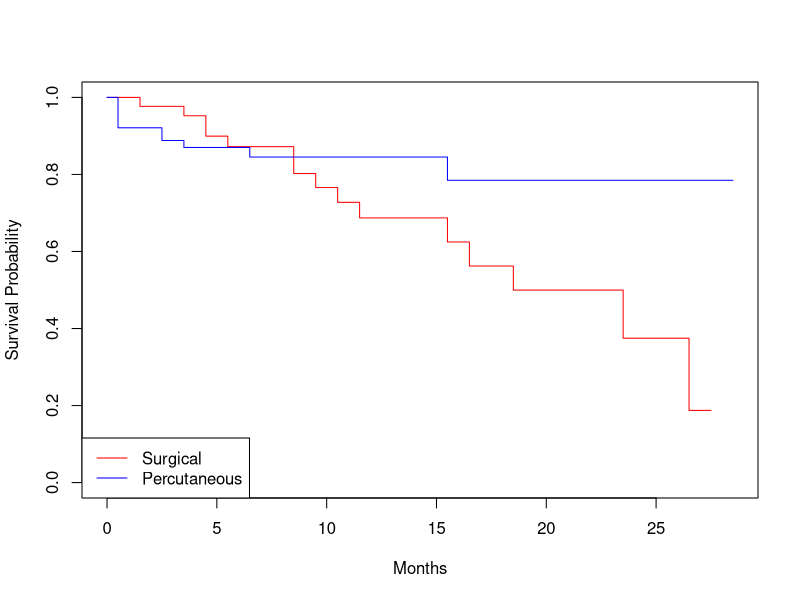
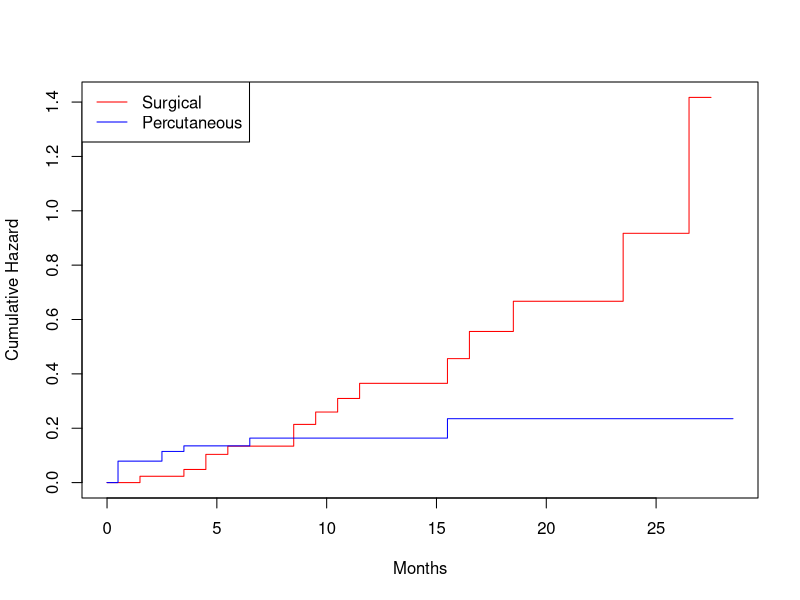

Generate these figures, in order, with R:
## ---- chunk 1
library(KMsurv)
library(tidyverse)
library(survival)
## ---- chunk 2
data(tongue)

aneuploid <- subset(tongue, type == 1)

#number of people at risk at beginning of study = number of patients we have data for
N <- nrow(aneuploid)
## ---- chunk 3
#order event times, where delta = 1
event_times <- sort(unique(aneuploid$time[aneuploid$delta == 1]))

#start constructing table
km_table <- data.frame(
  time = event_times
)

#compute di, number of deaths at time ti
km_table$d_i <- sapply(
  km_table$time,
  function(t) sum(aneuploid$time == t & aneuploid$delta == 1) #obs with event (delta = 1) at time t
)

#compute ni, number at risk at time ti
km_table$n_i <- sapply(
  km_table$time,
  function(t) sum(aneuploid$time >= t) #obs before time t
) 
## ---- chunk 4
#survival step terms
km_table$surv_step <- 1 - km_table$d_i / km_table$n_i

#multiply to get estimator for S(t) at each t
km_table$S_t <- cumprod(km_table$surv_step)
## ---- chunk 5
#compute sum term 
km_table$greenwood_term <-
  km_table$d_i / (km_table$n_i * (km_table$n_i - km_table$d_i))

#compute cumulative sum
km_table$cum_greenwood <-
  cumsum(km_table$greenwood_term)

#compute greenwood variance by mult cumsum with S(t) estimate for each t
km_table$var_S_t <-
  (km_table$S_t^2) * km_table$cum_greenwood

#compute SE
km_table$SE_S_t <-
  sqrt(km_table$var_S_t)
## ---- chunk 6
get_survival <- function(target_time) {

  eligible <- which(km_table$time <= target_time)

  if (length(eligible) == 0) {

    return(data.frame(
      time = target_time,
      Survival = 1,
      SE = 0
    ))

  }

  idx <- max(eligible)

  data.frame(
    time = target_time,
    Survival = km_table$S_t[idx],
    SE = km_table$SE_S_t[idx]
  )
}
#conversion factor from months to weeks is 4.345
#input should be in weeks, 12 or 60 months in weeks
S_12 <- get_survival(12*4.345)
S_60 <- get_survival(60*4.345)

S_12
S_60
## ---- chunk 7
H_60 <- -log(S_60$Survival)
H_60
## ---- chunk 8
#add nelson-aalen increments
km_table$haz_increment <- km_table$d_i / km_table$n_i

#compute cumulative hazard
km_table$H_t <- cumsum(km_table$haz_increment)

#calculate variance and SE
km_table$var_increment <- km_table$d_i / (km_table$n_i^2)

km_table$var_H_t <- cumsum(km_table$var_increment)

km_table$SE_H_t <- sqrt(km_table$var_H_t)

#estimate at 60 months
idx60 <- max(which(km_table$time <= 60*4.345))
H60 <- km_table$H_t[idx60]
SE_H60 <- km_table$SE_H_t[idx60]
H60
SE_H60
## ---- chunk 9
S60_from_NA <- exp(-H60)

S_60$Survival #KM
S60_from_NA 
## ---- chunk 10
z <- 1.96

lower_linear <- S_60$Survival - z * S_60$SE
upper_linear <- S_60$Survival + z * S_60$SE

c(lower_linear, upper_linear)
## ---- chunk 11
theta <- exp(z * S_60$SE / log(S_60$Survival))
lower_log <- S_60$Survival^(1/theta)
upper_log <- S_60$Survival^theta
c(lower_log, upper_log)
## ---- chunk 12
fit <- survfit(Surv(time, delta) ~ 1, data = aneuploid, conf.type = "arcsin")
summary(fit, times = c(12*4.345, 60*4.345))
## ---- chunk 13
# bounds in weeks
lower_t <- 36 * 4.345
upper_t <- 72 * 4.345

lower_S <- get_survival(lower_t)
upper_S <- get_survival(upper_t)

# variance = SE^2
a_L <- N * (lower_S$SE)^2 / (1 + N * (lower_S$SE)^2) #0.234
a_U <- N * (upper_S$SE)^2 / (1 + N * (upper_S$SE)^2) #0.321

# from Table C.3 - between 3.06 and 3.02 
c_alpha <- 3.04

theta_lower <- exp(
  c_alpha * lower_S$SE / log(lower_S$Survival)
)

theta_upper <- exp(
  c_alpha * upper_S$SE / log(upper_S$Survival)
)

# correct ordering
lower_band_36 <- lower_S$Survival^(1/theta_lower)
upper_band_36 <- lower_S$Survival^(theta_lower)

lower_band_72 <- upper_S$Survival^(1/theta_upper)
upper_band_72 <- upper_S$Survival^(theta_upper)

print(c(lower_band_36, upper_band_36))

print(c(lower_band_72, upper_band_72))
## ---- chunk 14
# bounds in weeks
lower_t <- 36 * 4.345
upper_t <- 72 * 4.345

lower_S <- get_survival(lower_t)
upper_S <- get_survival(upper_t)

# variance = SE^2
a_L <- N * (lower_S$SE)^2 / (1 + N * (lower_S$SE)^2) #0.234
a_U <- N * (upper_S$SE)^2 / (1 + N * (upper_S$SE)^2) #0.321

# from Table C.3 - between 3.06 and 3.02 
c_alpha <- 3.04

times_weeks <- km_table$time[
  km_table$time >= lower_t &
  km_table$time <= upper_t
]

#compute EP band
EP_band <- lapply(times_weeks, function(t) {

  S <- get_survival(t)

  if (S$Survival == 0) {
    return(data.frame(
      time = t,
      Survival = 0,
      lower = 0,
      upper = 0
    ))
  }

  theta <- exp(
    c_alpha * S$SE / log(S$Survival)
  )

  lower <- S$Survival^(1/theta)
  upper <- S$Survival^(theta)

  data.frame(
    time = t,
    Survival = S$Survival,
    lower = lower,
    upper = upper
  )
})

EP_band <- do.call(rbind, EP_band)
EP_band
## ---- chunk 15
# bounds in weeks
lower_t <- 36 * 4.345
upper_t <- 72 * 4.345

lower_S <- get_survival(lower_t)
upper_S <- get_survival(upper_t)

# variance = SE^2
a_L <- N * (lower_S$SE)^2 / (1 + N * (lower_S$SE)^2) #0.234
a_U <- N * (upper_S$SE)^2 / (1 + N * (upper_S$SE)^2) #0.321

# from Table C.3 - between 3.06 and 3.02 
k_alpha <- 1 #doesn't seem to exist :c, put in 1 as a placeholder

times_weeks <- km_table$time[
  km_table$time >= lower_t &
  km_table$time <= upper_t
]

#compute EP band
EP_log_band <- lapply(times_weeks, function(t) {

  S <- get_survival(t)

  if (S$Survival == 0) {
    return(data.frame(
      time = t,
      Survival = 0,
      lower = 0,
      upper = 0
    ))
  }

  theta <- exp(
    k_alpha * (1+N*S$SE) / (N^(1/2)*log(S$Survival))
  )

  lower <- S$Survival^(1/theta)
  upper <- S$Survival^(theta)

  data.frame(
    time = t,
    Survival = S$Survival,
    lower = lower,
    upper = upper
  )
})

EP_log_band <- do.call(rbind, EP_log_band)
EP_log_band
## ---- chunk 16
#will use survival package
tau <- 400

fit <- survfit(
  Surv(time, delta) ~ 1,
  data = aneuploid
)

summary(fit, rmean = tau)$table

rmst <- 146.6
SE_rmst <- 27.7

CI_lower <- rmst - 1.96*SE_rmst
CI_upper <- rmst + 1.96*SE_rmst
c(CI_lower, CI_upper)
## ---- chunk 17
median_idx <- which(km_table$S_t <= 0.5)[1]

median_time <- km_table$time[median_idx]

median_time

z <- 1.96

lower_surv <- km_table$S_t - z * km_table$SE_S_t
upper_surv <- km_table$S_t + z * km_table$SE_S_t
lower_idx <- which(lower_surv <= 0.5)[1]
lower_median <- km_table$time[lower_idx]
upper_idx <- which(upper_surv <= 0.5)[1]
upper_median <- km_table$time[upper_idx]

c(
  Median = median_time,
  Lower95 = lower_median,
  Upper95 = upper_median
)
## ---- chunk 18
rm(list = ls())
data(lung)

N <- nrow(lung)

#order event times
event_times <- sort(unique(lung$time2[lung$death2 == 1])) #on 3/31/80

#start constructing table
km_table <- data.frame(
  time = event_times
)

#compute di, number of deaths at time ti
km_table$d_i <- sapply(
  km_table$time,
  function(t) sum(lung$time2 == t & lung$death2 == 1)
)

#compute ni, number at risk at time ti
km_table$n_i <- sapply(
  km_table$time,
  function(t) sum(lung$time2 >= t)) #observations before t

#survival step terms
km_table$surv_step <- 1 - km_table$d_i / km_table$n_i

#multiply to get estimator for S(t) at each t
km_table$S_t <- cumprod(km_table$surv_step)

#compute sum term 
km_table$greenwood_term <-
  km_table$d_i / (km_table$n_i * (km_table$n_i - km_table$d_i))

#compute cumulative sum
km_table$cum_greenwood <-
  cumsum(km_table$greenwood_term)

#compute greenwood variance by mult cumsum with S(t) estimate for each t
km_table$var_S_t <-
  (km_table$S_t^2) * km_table$cum_greenwood

#compute SE
km_table$SE_S_t <-
  sqrt(km_table$var_S_t)

get_survival <- function(target_time) {

  eligible <- which(km_table$time <= target_time)

  if (length(eligible) == 0) {

    return(data.frame(
      time = target_time,
      Survival = 1,
      SE = 0
    ))

  }

  idx <- max(eligible)

  data.frame(
    time = target_time,
    Survival = km_table$S_t[idx],
    SE = km_table$SE_S_t[idx]
  )
}
## ---- chunk 19
km_table %>% select(time, d_i, n_i, S_t, SE_S_t)
## ---- chunk 20
t_max <- 320 #max time for status check, not entire study

exp(363 * log(get_survival(t_max)$Survival)/t_max) 
log(get_survival(t_max)$Survival)/t_max #-0.004
## ---- chunk 21
rm(list = ls())
data(lung)

N <- nrow(lung)

#order event times
event_times <- sort(unique(lung$time[lung$death == 1])) #on 3/31/80

#start constructing table
km_table <- data.frame(
  time = event_times
)

#compute di, number of deaths at time ti
km_table$d_i <- sapply(
  km_table$time,
  function(t) sum(lung$time == t & lung$death == 1)
)

#compute ni, number at risk at time ti
km_table$n_i <- sapply(
  km_table$time,
  function(t) sum(lung$time >= t)) #observations before t

#survival step terms
km_table$surv_step <- 1 - km_table$d_i / km_table$n_i

#multiply to get estimator for S(t) at each t
km_table$S_t <- cumprod(km_table$surv_step)

#compute sum term 
km_table$greenwood_term <-
  km_table$d_i / (km_table$n_i * (km_table$n_i - km_table$d_i))

#compute cumulative sum
km_table$cum_greenwood <-
  cumsum(km_table$greenwood_term)

#compute greenwood variance by mult cumsum with S(t) estimate for each t
km_table$var_S_t <-
  (km_table$S_t^2) * km_table$cum_greenwood

#compute SE
km_table$SE_S_t <-
  sqrt(km_table$var_S_t)

get_survival <- function(target_time) {

  eligible <- which(km_table$time <= target_time)

  if (length(eligible) == 0) {

    return(data.frame(
      time = target_time,
      Survival = 1,
      SE = 0
    ))

  }

  idx <- max(eligible)

  data.frame(
    time = target_time,
    Survival = km_table$S_t[idx],
    SE = km_table$SE_S_t[idx]
  )
}
## ---- chunk 22
km_table %>% select(time, d_i, n_i, S_t, SE_S_t)
## ---- chunk 23
tau <- 683

#will use survival package
fit <- survfit(
  Surv(time, death) ~ 1,
  data = lung
)

summary(fit, rmean = tau)$table

rmst <- 275.96
SE_rmst <- 39.7343

CI_lower <- rmst - 1.96*SE_rmst
CI_upper <- rmst + 1.96*SE_rmst
c(CI_lower, CI_upper)
## ---- chunk 24
tab <- summary(fit)$table

# mean time to death (area under KM curve)
mean_surv <- tab["rmean"]

# standard error of mean survival
SE_mean_surv <- tab["se(rmean)"]

c(mean_survival = mean_surv,
  SE = SE_mean_surv)
## ---- chunk 25
#arithmetic mean time to death
mean_complete <- mean(lung$time)

#sample size
N <- nrow(lung)

#sample SD
sd_complete <- sd(lung$time)

#standard error
SE_complete <- sd_complete / sqrt(N)

c(mean_complete = mean_complete,
  SE = SE_complete)
## ---- chunk 26
rm(list = ls())
data(kidney)
## ---- chunk 27
#use survival package
surv_kidney <- Surv(time = kidney$time, event = kidney$delta)

fit_kidney <- survfit(surv_kidney ~ type, data=kidney)

plot(fit_kidney, ylab="Survival Probability", 
     xlab="Months", col = c("red", "blue"))
legend("bottomleft", 
       legend = c("Surgical", "Percutaneous"),
       col = c("red", "blue"),
       lty = 1)
## ---- chunk 28
#plot since already computed
plot(fit_kidney,
     fun = "cumhaz",
     xlab = "Months",
     ylab = "Cumulative Hazard",
     col = c("red", "blue"))
legend("topleft",
       legend = c("Surgical", "Percutaneous"),
       col = c("red", "blue"),
       lty = 1)
#this uses Nelson-Aalen estimate

#crude estimate from slope
summary_5 <- summary(fit_kidney, times = c(4.5, 5.5))

# crude hazard ≈ change in cumulative hazard / change in time
h_5_group1 <- diff(summary_5$cumhaz[summary_5$strata == "type=1"]) / 1
h_5_group0 <- diff(summary_5$cumhaz[summary_5$strata == "type=0"]) / 1
h_5_group1
h_5_group0
## ---- chunk 29
kidneyfit_36 <- survfit(
  Surv(time, delta) ~ type,
  data = kidney)


tab <- summary(kidneyfit_36, rmean = 36)$table

mean2 <- tab["type=2", "rmean"]
se2   <- tab["type=2", "se(rmean)"]

mean1 <- tab["type=1", "rmean"]
se1   <- tab["type=1", "se(rmean)"]

CI2 <- c(mean2 - 1.96 * se2,
         mean2 + 1.96 * se2)

CI1 <- c(mean1 - 1.96 * se1,
         mean1 + 1.96 * se1)

c(CI2, mean2)
c(CI1, mean1)
